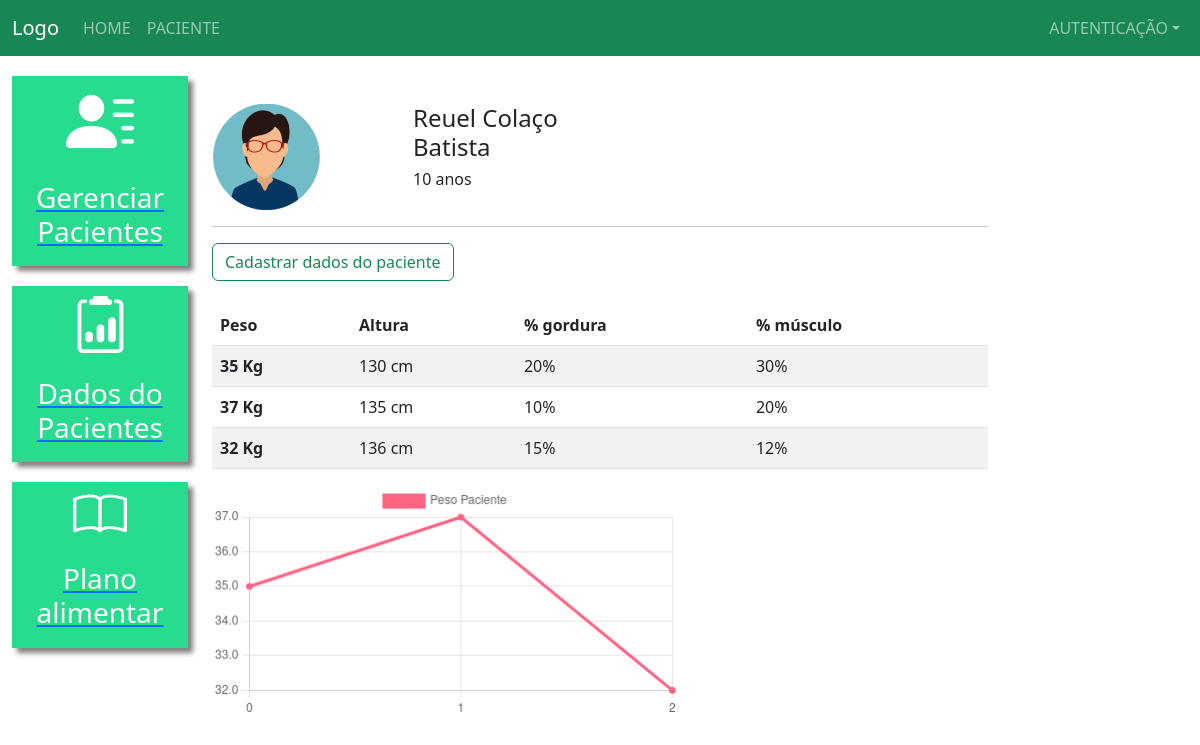
The app's page /dados_paciente/1/ (signed in) with its own data.
### plataforma/models.py (models this page shows, shortened)
class Pacientes(models.Model):
    choices_sexo = (('F', 'Feminino'),
                   ('M', 'Masculino'))
    nome = models.CharField(max_length=80)
    sexo = models.CharField(max_length=1, choices=choices_sexo)
    idade = models.IntegerField()
    email = models.EmailField()
    telefone = models.CharField(max_length=19)
    nutri = models.ForeignKey(CustomUser, on_delete=models.CASCADE)
    class Meta:
        verbose_name_plural = ("pacientes")
        db_table = 'pacientes'

class DadosPaciente(models.Model):
    paciente = models.ForeignKey(Pacientes, on_delete=models.CASCADE)
    data = models.DateTimeField()
    peso = models.IntegerField()
    altura = models.IntegerField()
    percentual_gordura = models.IntegerField()
    percentual_musculo = models.IntegerField()
    colesterol_hdl = models.IntegerField()
    colesterol_ldl = models.IntegerField()
    colesterol_total = models.IntegerField()
    trigliceridios = models.IntegerField()

### plataforma/views.py (the view, shortened to what this page needs)
# urls.py: path('dados_paciente/', dados_paciente_listar, name='dados_paciente_listar'),
def dados_paciente(request, id):
    template_name = 'plataforma/dados_paciente.html'
    paciente = get_object_or_404(Pacientes, id=id)
    if not paciente.nutri == request.user:
        messages.add_message(request, constants.ERROR, 'Esse paciente não é seu')
        return redirect('/dados_paciente/')
    if request.method == 'GET':
        dados_pac= DadosPaciente.objects.filter(paciente=id)
        return render(request, template_name, {'paciente':paciente, 'dados_paciente':dados_pac})

### plataforma/templates/plataforma/dados_paciente.html (shortened to what this page needs)
{% extends 'base_plataf.html' %} {% load static %} {% block 'plataforma' %}
<br />
<br />
<div class="row">
  <div class="col-md-3">
    {% if paciente.sexo == 'M' %}
    <img src="{% static 'plataforma/img/perfil2.png' %}" />
    {% else %}
    <img src="{% static 'plataforma/img/perfil1.png' %}" />
    {% endif %}
  </div>
  <div class="col-md-3 dados descricao">
    <h4>{{paciente.nome}}</h4>
    <h6>{{paciente.idade}} anos</h6>
  </div>
</div>
<hr />
<button
  type="button"
  class="btn btn-outline-success"
  data-bs-toggle="modal"
  data-bs-target="#modal"
>
  Cadastrar dados do paciente
</button>
<br />
<br />
<table class="table table-striped">
  <thead>
    <tr>
      <th scope="col">Peso</th>
      <th scope="col">Altura</th>
      <th scope="col">% gordura</th>
      <th scope="col">% músculo</th>
    </tr>
  </thead>
  <tbody>
        {% for dado in dados_paciente %}
        <tr>
        <th scope="row">{{dado.peso}} Kg</th>
        <td>{{dado.altura}} cm</td>
        <td>{{dado.percentual_gordura}}%</td>
        <td>{{dado.percentual_musculo}}%</td>
        </tr>
        {% endfor %}
  </tbody>
</table>
  <div style="width: 60%;">
    <canvas id="myChart"></canvas>
  </div>
<script>
  fetch('/grafico_peso/{{paciente.id}}/', {
    method: "POST"
  }).then(function(resultado){
    return resultado.json()
  }).then(function(data_paciente){
    const data = {
            labels: data_paciente['labels'],
            datasets: [{
              label: 'Peso Paciente',
              backgroundColor: 'rgb(255, 99, 132)',
              borderColor: 'rgb(255, 99, 132)',
              data: data_paciente['peso'],
            }]
    };
    const config = {
      type: 'line',
      data: data,
      options: {}
    };
    const myChart = new Chart (
      document.getElementById('myChart'),
      config
    )
  })
</script>
{% endblock %}

### templates/static/plataforma/css/css.css (style rules this page uses)
.dados { font-weight: bold; }
.descricao { margin-left: -12%; }
@media (max-width: 1300px) { .descricao { margin-left: 1px; } }

### records on screen
Pacientes: nome "Reuel Colaço Batista", idade "10"
DadosPaciente: peso "35", altura "130", percentual_gordura "20", percentual_musculo "30"
DadosPaciente: peso "37", altura "135", percentual_gordura "10", percentual_musculo "20"
DadosPaciente: peso "32", altura "136", percentual_gordura "15", percentual_musculo "12"
